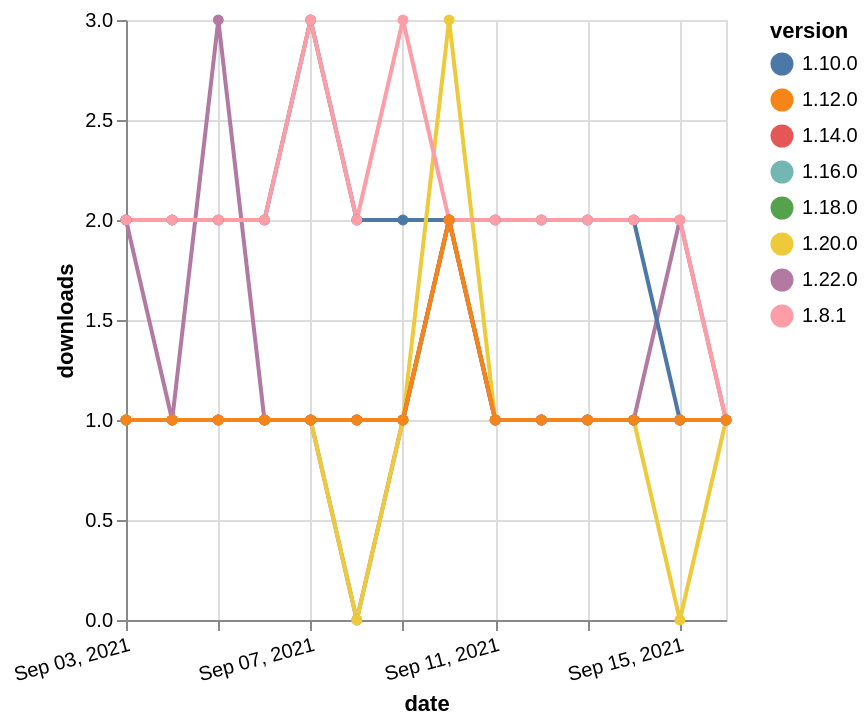

Vega-Lite specification stored for this chart:
### Vega-Lite specification from a JSON file in a GitHub repository (floating-point values rounded to 4 significant figures)
{"$schema": "https://vega.github.io/schema/vega-lite/v5.json", "description": "A simple bar chart with embedded data.", "data": {"values": [{"date": "2021-09-03", "total": 177, "delta": 1, "version": "1.18.0"}, {"date": "2021-09-04", "total": 178, "delta": 1, "version": "1.18.0"}, {"date": "2021-09-05", "total": 179, "delta": 1, "version": "1.18.0"}, {"date": "2021-09-06", "total": 180, "delta": 1, "version": "1.18.0"}, {"date": "2021-09-07", "total": 181, "delta": 1, "version": "1.18.0"}, {"date": "2021-09-08", "total": 182, "delta": 1, "version": "1.18.0"}, {"date": "2021-09-09", "total": 183, "delta": 1, "version": "1.18.0"}, {"date": "2021-09-10", "total": 185, "delta": 2, "version": "1.18.0"}, {"date": "2021-09-11", "total": 186, "delta": 1, "version": "1.18.0"}, {"date": "2021-09-12", "total": 187, "delta": 1, "version": "1.18.0"}, {"date": "2021-09-13", "total": 188, "delta": 1, "version": "1.18.0"}, {"date": "2021-09-14", "total": 189, "delta": 1, "version": "1.18.0"}, {"date": "2021-09-15", "total": 190, "delta": 1, "version": "1.18.0"}, {"date": "2021-09-16", "total": 191, "delta": 1, "version": "1.18.0"}, {"date": "2021-09-03", "total": 127, "delta": 2, "version": "1.22.0"}, {"date": "2021-09-04", "total": 128, "delta": 1, "version": "1.22.0"}, {"date": "2021-09-05", "total": 131, "delta": 3, "version": "1.22.0"}, {"date": "2021-09-06", "total": 132, "delta": 1, "version": "1.22.0"}, {"date": "2021-09-07", "total": 133, "delta": 1, "version": "1.22.0"}, {"date": "2021-09-08", "total": 133, "delta": 0, "version": "1.22.0"}, {"date": "2021-09-09", "total": 134, "delta": 1, "version": "1.22.0"}, {"date": "2021-09-10", "total": 136, "delta": 2, "version": "1.22.0"}, {"date": "2021-09-11", "total": 137, "delta": 1, "version": "1.22.0"}, {"date": "2021-09-12", "total": 138, "delta": 1, "version": "1.22.0"}, {"date": "2021-09-13", "total": 139, "delta": 1, "version": "1.22.0"}, {"date": "2021-09-14", "total": 140, "delta": 1, "version": "1.22.0"}, {"date": "2021-09-15", "total": 142, "delta": 2, "version": "1.22.0"}, {"date": "2021-09-16", "total": 143, "delta": 1, "version": "1.22.0"}, {"date": "2021-09-03", "total": 2249, "delta": 2, "version": "1.10.0"}, {"date": "2021-09-04", "total": 2251, "delta": 2, "version": "1.10.0"}, {"date": "2021-09-05", "total": 2253, "delta": 2, "version": "1.10.0"}, {"date": "2021-09-06", "total": 2255, "delta": 2, "version": "1.10.0"}, {"date": "2021-09-07", "total": 2258, "delta": 3, "version": "1.10.0"}, {"date": "2021-09-08", "total": 2260, "delta": 2, "version": "1.10.0"}, {"date": "2021-09-09", "total": 2262, "delta": 2, "version": "1.10.0"}, {"date": "2021-09-10", "total": 2264, "delta": 2, "version": "1.10.0"}, {"date": "2021-09-11", "total": 2266, "delta": 2, "version": "1.10.0"}, {"date": "2021-09-12", "total": 2268, "delta": 2, "version": "1.10.0"}, {"date": "2021-09-13", "total": 2270, "delta": 2, "version": "1.10.0"}, {"date": "2021-09-14", "total": 2272, "delta": 2, "version": "1.10.0"}, {"date": "2021-09-15", "total": 2273, "delta": 1, "version": "1.10.0"}, {"date": "2021-09-16", "total": 2274, "delta": 1, "version": "1.10.0"}, {"date": "2021-09-03", "total": 208, "delta": 1, "version": "1.20.0"}, {"date": "2021-09-04", "total": 209, "delta": 1, "version": "1.20.0"}, {"date": "2021-09-05", "total": 210, "delta": 1, "version": "1.20.0"}, {"date": "2021-09-06", "total": 211, "delta": 1, "version": "1.20.0"}, {"date": "2021-09-07", "total": 212, "delta": 1, "version": "1.20.0"}, {"date": "2021-09-08", "total": 212, "delta": 0, "version": "1.20.0"}, {"date": "2021-09-09", "total": 213, "delta": 1, "version": "1.20.0"}, {"date": "2021-09-10", "total": 216, "delta": 3, "version": "1.20.0"}, {"date": "2021-09-11", "total": 217, "delta": 1, "version": "1.20.0"}, {"date": "2021-09-12", "total": 218, "delta": 1, "version": "1.20.0"}, {"date": "2021-09-13", "total": 219, "delta": 1, "version": "1.20.0"}, {"date": "2021-09-14", "total": 220, "delta": 1, "version": "1.20.0"}, {"date": "2021-09-15", "total": 220, "delta": 0, "version": "1.20.0"}, {"date": "2021-09-16", "total": 221, "delta": 1, "version": "1.20.0"}, {"date": "2021-09-03", "total": 203, "delta": 1, "version": "1.16.0"}, {"date": "2021-09-04", "total": 204, "delta": 1, "version": "1.16.0"}, {"date": "2021-09-05", "total": 205, "delta": 1, "version": "1.16.0"}, {"date": "2021-09-06", "total": 206, "delta": 1, "version": "1.16.0"}, {"date": "2021-09-07", "total": 207, "delta": 1, "version": "1.16.0"}, {"date": "2021-09-08", "total": 208, "delta": 1, "version": "1.16.0"}, {"date": "2021-09-09", "total": 209, "delta": 1, "version": "1.16.0"}, {"date": "2021-09-10", "total": 211, "delta": 2, "version": "1.16.0"}, {"date": "2021-09-11", "total": 212, "delta": 1, "version": "1.16.0"}, {"date": "2021-09-12", "total": 213, "delta": 1, "version": "1.16.0"}, {"date": "2021-09-13", "total": 214, "delta": 1, "version": "1.16.0"}, {"date": "2021-09-14", "total": 215, "delta": 1, "version": "1.16.0"}, {"date": "2021-09-15", "total": 216, "delta": 1, "version": "1.16.0"}, {"date": "2021-09-16", "total": 217, "delta": 1, "version": "1.16.0"}, {"date": "2021-09-03", "total": 2350, "delta": 2, "version": "1.8.1"}, {"date": "2021-09-04", "total": 2352, "delta": 2, "version": "1.8.1"}, {"date": "2021-09-05", "total": 2354, "delta": 2, "version": "1.8.1"}, {"date": "2021-09-06", "total": 2356, "delta": 2, "version": "1.8.1"}, {"date": "2021-09-07", "total": 2359, "delta": 3, "version": "1.8.1"}, {"date": "2021-09-08", "total": 2361, "delta": 2, "version": "1.8.1"}, {"date": "2021-09-09", "total": 2364, "delta": 3, "version": "1.8.1"}, {"date": "2021-09-10", "total": 2366, "delta": 2, "version": "1.8.1"}, {"date": "2021-09-11", "total": 2368, "delta": 2, "version": "1.8.1"}, {"date": "2021-09-12", "total": 2370, "delta": 2, "version": "1.8.1"}, {"date": "2021-09-13", "total": 2372, "delta": 2, "version": "1.8.1"}, {"date": "2021-09-14", "total": 2374, "delta": 2, "version": "1.8.1"}, {"date": "2021-09-15", "total": 2376, "delta": 2, "version": "1.8.1"}, {"date": "2021-09-16", "total": 2377, "delta": 1, "version": "1.8.1"}, {"date": "2021-09-03", "total": 198, "delta": 1, "version": "1.14.0"}, {"date": "2021-09-04", "total": 199, "delta": 1, "version": "1.14.0"}, {"date": "2021-09-05", "total": 200, "delta": 1, "version": "1.14.0"}, {"date": "2021-09-06", "total": 201, "delta": 1, "version": "1.14.0"}, {"date": "2021-09-07", "total": 202, "delta": 1, "version": "1.14.0"}, {"date": "2021-09-08", "total": 203, "delta": 1, "version": "1.14.0"}, {"date": "2021-09-09", "total": 204, "delta": 1, "version": "1.14.0"}, {"date": "2021-09-10", "total": 206, "delta": 2, "version": "1.14.0"}, {"date": "2021-09-11", "total": 207, "delta": 1, "version": "1.14.0"}, {"date": "2021-09-12", "total": 208, "delta": 1, "version": "1.14.0"}, {"date": "2021-09-13", "total": 209, "delta": 1, "version": "1.14.0"}, {"date": "2021-09-14", "total": 210, "delta": 1, "version": "1.14.0"}, {"date": "2021-09-15", "total": 211, "delta": 1, "version": "1.14.0"}, {"date": "2021-09-16", "total": 212, "delta": 1, "version": "1.14.0"}, {"date": "2021-09-03", "total": 256, "delta": 1, "version": "1.12.0"}, {"date": "2021-09-04", "total": 257, "delta": 1, "version": "1.12.0"}, {"date": "2021-09-05", "total": 258, "delta": 1, "version": "1.12.0"}, {"date": "2021-09-06", "total": 259, "delta": 1, "version": "1.12.0"}, {"date": "2021-09-07", "total": 260, "delta": 1, "version": "1.12.0"}, {"date": "2021-09-08", "total": 261, "delta": 1, "version": "1.12.0"}, {"date": "2021-09-09", "total": 262, "delta": 1, "version": "1.12.0"}, {"date": "2021-09-10", "total": 264, "delta": 2, "version": "1.12.0"}, {"date": "2021-09-11", "total": 265, "delta": 1, "version": "1.12.0"}, {"date": "2021-09-12", "total": 266, "delta": 1, "version": "1.12.0"}, {"date": "2021-09-13", "total": 267, "delta": 1, "version": "1.12.0"}, {"date": "2021-09-14", "total": 268, "delta": 1, "version": "1.12.0"}, {"date": "2021-09-15", "total": 269, "delta": 1, "version": "1.12.0"}, {"date": "2021-09-16", "total": 270, "delta": 1, "version": "1.12.0"}]}, "width": "container", "mark": {"type": "line", "point": {"filled": true}}, "encoding": {"x": {"field": "date", "type": "temporal", "timeUnit": "yearmonthdate", "title": "date", "axis": {"labelAngle": -15}}, "y": {"field": "delta", "type": "quantitative", "title": "downloads"}, "color": {"field": "version", "type": "nominal"}, "tooltip": {"field": "delta"}}}
